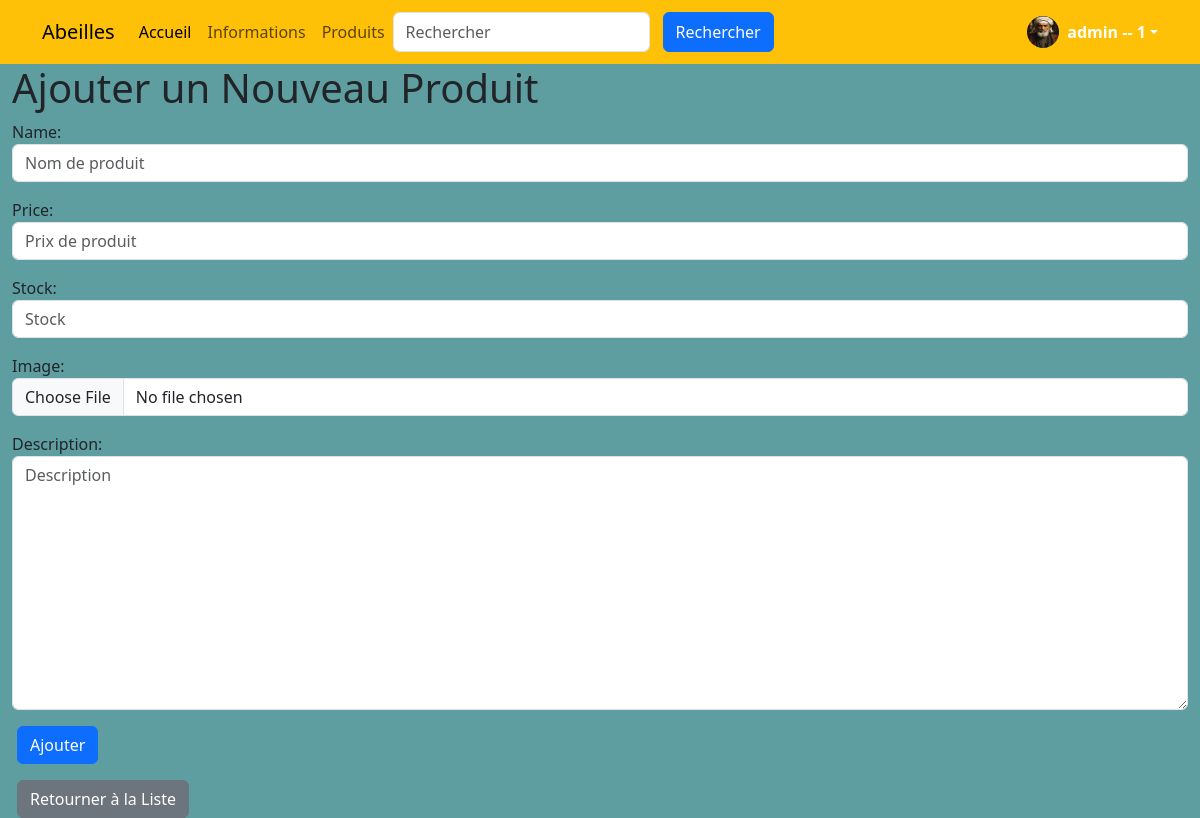
Page /product/add/ (signed in) on the committed database.
### accounts/models.py (models this page shows, shortened)
class CustomUser(AbstractUser):
    is_teacher = models.BooleanField(default=False)
    is_student = models.BooleanField(default=True)
    groups = models.ManyToManyField(
        'auth.Group',
        related_name='customuser_groups',
        help_text='The groups this user belongs to.',
        verbose_name='groups',
    )
    user_permissions = models.ManyToManyField(
        'auth.Permission',
        related_name='customuser_permissions',
        blank=True,
        help_text='Specific permissions for this user.',
        verbose_name='user permissions',
    )

class Profile(models.Model):
    LEVEL_CHOICES = [
        ('beginner', 'Débutant'),
        ('intermediate', 'Intermédiaire'),
        ('advanced', 'Avancé'),
    ]
    user = models.OneToOneField(settings.AUTH_USER_MODEL, on_delete=models.CASCADE)
    photo = models.ImageField(upload_to='profile_photos/', null=True, blank=True)
    level = models.CharField(max_length=20, choices=LEVEL_CHOICES, default='beginner')
    USER_TYPE_CHOICES = (
        (1, 'admin'),
        (2, 'prof'),
        (3, 'student'),
    )
    user_type = models.PositiveSmallIntegerField(choices=USER_TYPE_CHOICES, default=2)
    bio = models.TextField()
    ville = models.CharField(max_length=255, blank=True, null=True)

### product/views.py (the view)
# urls.py: path('add/', views.add_product, name='add_product'),
@login_required
def add_product(request):
    if not request.user.is_superuser:
        messages.error(request, "Vous n'êtes pas autorisé à ajouter des produits.")
        return redirect('product_list')
    if request.method == 'POST':
        form = ProductForm(request.POST, request.FILES)
        if form.is_valid():
            form.save()
            messages.success(request, "Produit ajouté avec succès!")
            return redirect('product_list')
    else:
        form = ProductForm()
    return render(request, 'products/add_product.html', {'form': form})

### product/forms.py
class ProductForm(forms.ModelForm):
    class Meta:
        model = Product
        fields = ['name', 'price', 'stock', 'image', 'description']
        widgets = {
            'course': forms.Select(attrs={'class': 'form-control'}),
            'name': forms.TextInput(attrs={'class': 'form-control', 'placeholder': 'Nom de produit'}),
            'price': forms.NumberInput(attrs={'class': 'form-control', 'placeholder': 'Prix de produit'}),
            'stock': forms.NumberInput(attrs={'class': 'form-control', 'placeholder': 'Stock'}),
            'image': forms.FileInput(attrs={'class': 'form-control', 'placeholder': 'Image de Produit'}),
            'description': forms.Textarea(attrs={'class': 'form-control', 'placeholder': 'Description'}),
        }

### templates/products/add_product.html (shortened to what this page needs)
{% extends 'base.html' %}
{% block content %}
<h1>Ajouter un Nouveau Produit</h1>
<form method="POST" enctype="multipart/form-data">
    {{ form.as_p }}
    <button type="submit" class="btn btn-primary">Ajouter</button>
</form>
<a href="{% url 'product_list' %}" class="btn btn-secondary mt-3">Retourner à la Liste</a>
{% endblock %}

### templates/parts/navbar.html (shortened to what this page needs)
<nav class="navbar navbar-expand-lg bg-warning">
    <div class="container">
      <a class="navbar-brand" href="{% url 'home' %}">Abeilles</a>
      <div class="collapse navbar-collapse" id="navbarsExample07">
        <ul class="navbar-nav me-auto mb-2 mb-lg-0">
          <li class="nav-item">
            <a class="nav-link active" aria-current="page" href="{% url 'home' %}">Accueil</a>
          </li>
          <li class="nav-item">
            <a class="nav-link" href="{% url 'course_list' %}">Informations</a>
          </li>
          <li class="nav-item">
            <a class="nav-link" href="{% url 'product_list' %}">Produits</a>
          </li>
        <form method="get" action="{% url 'search' %}" class="d-flex ms-auto">
          <input class="form-control me-2" type="search" name="q" placeholder="Rechercher" aria-label="Rechercher">
          <button type="submit" class="btn btn-primary">Rechercher</button>
        </form>
      </div>
      <br>
      <br>
      <div class="dropdown">
        <a class="d-flex align-items-center text-white text-decoration-none dropdown-toggle" data-bs-toggle="dropdown" aria-expanded="false">
          {% if user.is_authenticated %}
            <img src="{{ user.profile.photo.url }}" alt="" width="32" height="32" class="rounded-circle me-2">
            <strong>{{ user.username }} -- {{ user.profile.user_type }}</strong>
          {% endif %}
        </a>
      </div>
    </div>
  </nav>

### templates/base.html (style rules this page uses)
.btn { margin: 0 5px; }
body { display: flex; flex-direction: column; min-height: 100vh; background-color: cadetblue; }

### rows in the picture
CustomUser: profile.photo (picture), username "admin", profile.user_type "1"
